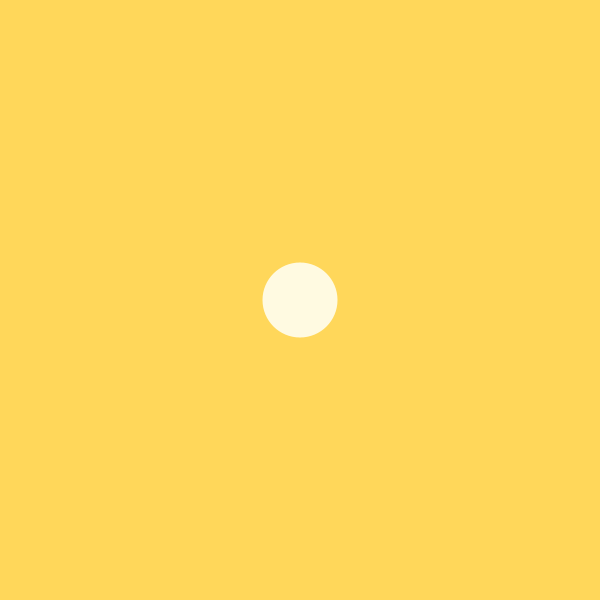
Frame 1 (no input)
Frame 60 (the mouse pressed at the canvas centre just before this capture): identical to frame 1, image omitted
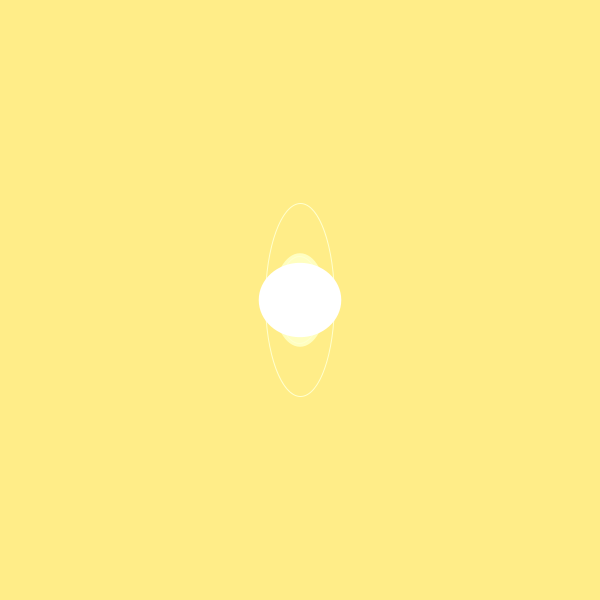
Frame 120 (the mouse held since frame 60 and released just before this capture)

The Processing sketch that drew these frames (run headless with seeded random() and noise(); from frame 60 on, the mouse is pressed at the canvas centre):

// Processing sketch: processing_79237
// ── processing_79237.pde

void setup ()
{
  size (600,600);
  smooth ();
  
}

void draw ()
{
  
  //INT
  
  int tch1;
  tch1 = 75;
  int tcv1;
  tcv1 = 75;
  int scin;
  scin = 125;
  int aur1;
  aur1 = 3;
  int aur2;
  aur2 = 6;
  int limitaur;
  limitaur = 100;
  
  
  
  background (255,random (215+mouseX/15,215+mouseX/5), random (90+mouseX/15,90+mouseX/5));
  
  noStroke ();
  
  fill (255,random (235+mouseX/25,235+mouseX/15), random (175+mouseX/25,175+mouseX/15));
  
  ellipse (width/2,height/2,random (tch1-mouseX/aur1,tch1+mouseX/aur1)-limitaur,random (tcv1-mouseX/aur1,tcv1+mouseX/aur1)-limitaur);
  ellipse (width/2,height/2,random (tch1-mouseX/aur1,tch1+mouseX/aur1)-limitaur,random (tcv1-mouseX/aur1,tcv1+mouseX/aur1)-limitaur);
  ellipse (width/2,height/2,random (tch1-mouseX/aur1,tch1+mouseX/aur1)-limitaur,random (tcv1-mouseX/aur1,tcv1+mouseX/aur1)-limitaur);
  ellipse (width/2,height/2,random (tch1-mouseX/aur1,tch1+mouseX/aur1)-limitaur,random (tcv1-mouseX/aur1,tcv1+mouseX/aur1)-limitaur);
  ellipse (width/2,height/2,random (tch1-mouseX/aur1,tch1+mouseX/aur1)-limitaur,random (tcv1-mouseX/aur1,tcv1+mouseX/aur1)-limitaur);
  ellipse (width/2,height/2,random (tch1-mouseX/aur2,tch1+mouseX/aur2)-limitaur,random (tcv1-mouseX/aur2,tcv1+mouseX/aur2)-limitaur);
  ellipse (width/2,height/2,random (tch1-mouseX/aur2,tch1+mouseX/aur2)-limitaur,random (tcv1-mouseX/aur2,tcv1+mouseX/aur2)-limitaur);
  ellipse (width/2,height/2,random (tch1-mouseX/aur2,tch1+mouseX/aur2)-limitaur,random (tcv1-mouseX/aur2,tcv1+mouseX/aur2)-limitaur);
  ellipse (width/2,height/2,random (tch1-mouseX/aur2,tch1+mouseX/aur2)-limitaur,random (tcv1-mouseX/aur2,tcv1+mouseX/aur2)-limitaur);
  ellipse (width/2,height/2,random (tch1-mouseX/aur2,tch1+mouseX/aur2)-limitaur,random (tcv1-mouseX/aur2,tcv1+mouseX/aur2)-limitaur);
  
  noFill ();
  stroke (255,random (235+mouseX/15,235+mouseX/5), random (175+mouseX/15,175+mouseX/5));
  
  ellipse (width/2,height/2,random (tch1-mouseX/2,tch1+mouseX)-scin,random (tcv1-mouseX/2,tcv1+mouseX)-scin);
  ellipse (width/2,height/2,random (tch1-mouseX/2,tch1+mouseX)-scin,random (tcv1-mouseX/2,tcv1+mouseX)-scin);
  ellipse (width/2,height/2,random (tch1-mouseX/2,tch1+mouseX)-scin,random (tcv1-mouseX/2,tcv1+mouseX)-scin);
  
  noStroke ();
  fill (255,random (250+mouseX/15,250+mouseX/5), random (225+mouseX/15,225+mouseX/5));
  
  ellipse (width/2,height/2,random (tch1-mouseX/15,tch1+mouseX/15),random (tcv1-mouseX/15,tcv1+mouseX/15));
  
}
